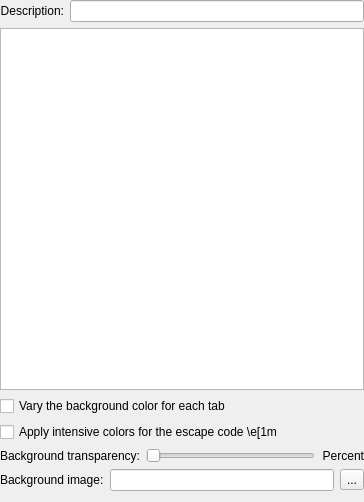
<?xml version="1.0" encoding="UTF-8"?>
<ui version="4.0">
 <class>ColorSchemeEditor</class>
 <widget class="QWidget" name="ColorSchemeEditor">
  <property name="geometry">
   <rect>
    <x>0</x>
    <y>0</y>
    <width>364</width>
    <height>502</height>
   </rect>
  </property>
  <layout class="QVBoxLayout">
   <property name="margin">
    <number>0</number>
   </property>
   <item>
    <layout class="QHBoxLayout">
     <item>
      <widget class="QLabel" name="discriptionLabel">
       <property name="text">
        <string>Description:</string>
       </property>
       <property name="alignment">
        <set>Qt::AlignRight|Qt::AlignTrailing|Qt::AlignVCenter</set>
       </property>
      </widget>
     </item>
     <item>
      <widget class="QLineEdit" name="descriptionEdit"/>
     </item>
    </layout>
   </item>
   <item>
    <widget class="QTableWidget" name="colorTable"/>
   </item>
   <item>
    <widget class="QCheckBox" name="randomizedBackgroundCheck">
     <property name="text">
      <string>Vary the background color for each tab</string>
     </property>
    </widget>
   </item>
   <item>
    <widget class="QCheckBox" name="intenseBoldEscCodeCheck">
     <property name="text">
      <string>Apply intensive colors for the escape code \e[1m</string>
     </property>
    </widget>
   </item>
   <item>
    <layout class="QHBoxLayout">
     <item>
      <widget class="QLabel" name="transparencyLabel">
       <property name="text">
        <string>Background transparency:</string>
       </property>
       <property name="alignment">
        <set>Qt::AlignRight|Qt::AlignTrailing|Qt::AlignVCenter</set>
       </property>
      </widget>
     </item>
     <item>
      <widget class="QSlider" name="transparencySlider">
       <property name="maximum">
        <number>100</number>
       </property>
       <property name="orientation">
        <enum>Qt::Horizontal</enum>
       </property>
      </widget>
     </item>
     <item>
      <widget class="QLabel" name="transparencyPercentLabel">
       <property name="text">
        <string>Percent</string>
       </property>
       <property name="alignment">
        <set>Qt::AlignRight|Qt::AlignTrailing|Qt::AlignVCenter</set>
       </property>
      </widget>
     </item>
    </layout>
   </item>
   <item>
    <layout class="QHBoxLayout">
     <item>
      <widget class="QLabel" name="wallpaperLabel">
       <property name="text">
        <string>Background image:</string>
       </property>
      </widget>
     </item>
     <item>
      <widget class="QLineEdit" name="wallpaperPath">
       <property name="toolTip">
        <string>Edit the path of the background image</string>
       </property>
      </widget>
     </item>
     <item>
      <widget class="QToolButton" name="wallpaperSelectButton">
       <property name="toolTip">
        <string>Choose the background image</string>
       </property>
       <property name="text">
        <string>...</string>
       </property>
      </widget>
     </item>
    </layout>
   </item>
   <item>
    <spacer>
     <property name="orientation">
      <enum>Qt::Vertical</enum>
     </property>
     <property name="sizeType">
      <enum>QSizePolicy::Fixed</enum>
     </property>
     <property name="sizeHint" stdset="0">
      <size>
       <width>364</width>
       <height>5</height>
      </size>
     </property>
    </spacer>
   </item>
   <item>
    <widget class="KMessageWidget" name="transparencyWarningWidget"/>
   </item>
  </layout>
 </widget>
 <customwidgets>
  <customwidget>
   <class>KMessageWidget</class>
   <extends>QFrame</extends>
   <header>kmessagewidget.h</header>
   <container>1</container>
  </customwidget>
 </customwidgets>
 <resources/>
 <connections/>
</ui>
